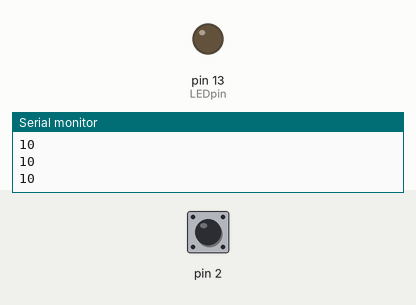
Bench run of a sketch on a simulated Arduino Uno, built with avr-gcc and run on an emulated ATmega328P. On the bench: output pins drawn as LEDs (lit = HIGH), the last lines printed to the serial monitor. Inputs (shaded band) come from the test bench; at power-on: pin 2 HIGH.

Above: at 1.2 s.
1.3 s: pin 2 pulled LOW for 0.15 s
At 1.38 s:
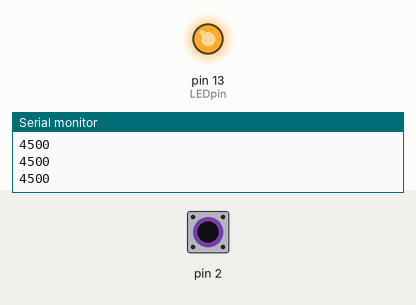
2.9 s: pin 2 pulled LOW for 3.2 s
At 6.8 s:
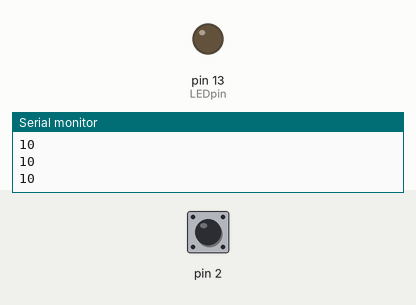
Timing chart, 0 to 8.3 s (numbered marks = the images above; inputs shaded):
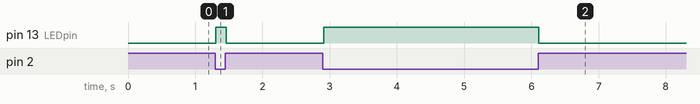

Measured:
- after the input at 1.3 s, pin 13 (LEDpin): LOW → HIGH at once, → LOW 0.16 s later
- after the input at 2.9 s, pin 13 (LEDpin): LOW → HIGH at once, → LOW 3.2 s later

The sketch:

TouchyFeely_Lamp.ino
```cpp
//Including the CapacitiveSensor library
#include <CapacitiveSensor.h>

//Creating the sensor object
CapacitiveSensor capSensor(4,2);

int threshold = 1000;

const int LEDpin = 13;

void setup()
{
  //Serial port starter
  Serial.begin(9600);

  pinMode(LEDpin, OUTPUT);
}

void loop()
{
  //Reading the sensor value into a variable
  long sensorValue = capSensor.capacitiveSensor(30);

  //Displaying the value read to the serial monitor
  Serial.println(sensorValue);

  if(sensorValue > threshold)
  {
    digitalWrite(LEDpin, HIGH);
  }

  else
  {
    digitalWrite(LEDpin, LOW);
  }

  delay(10);
}
```
